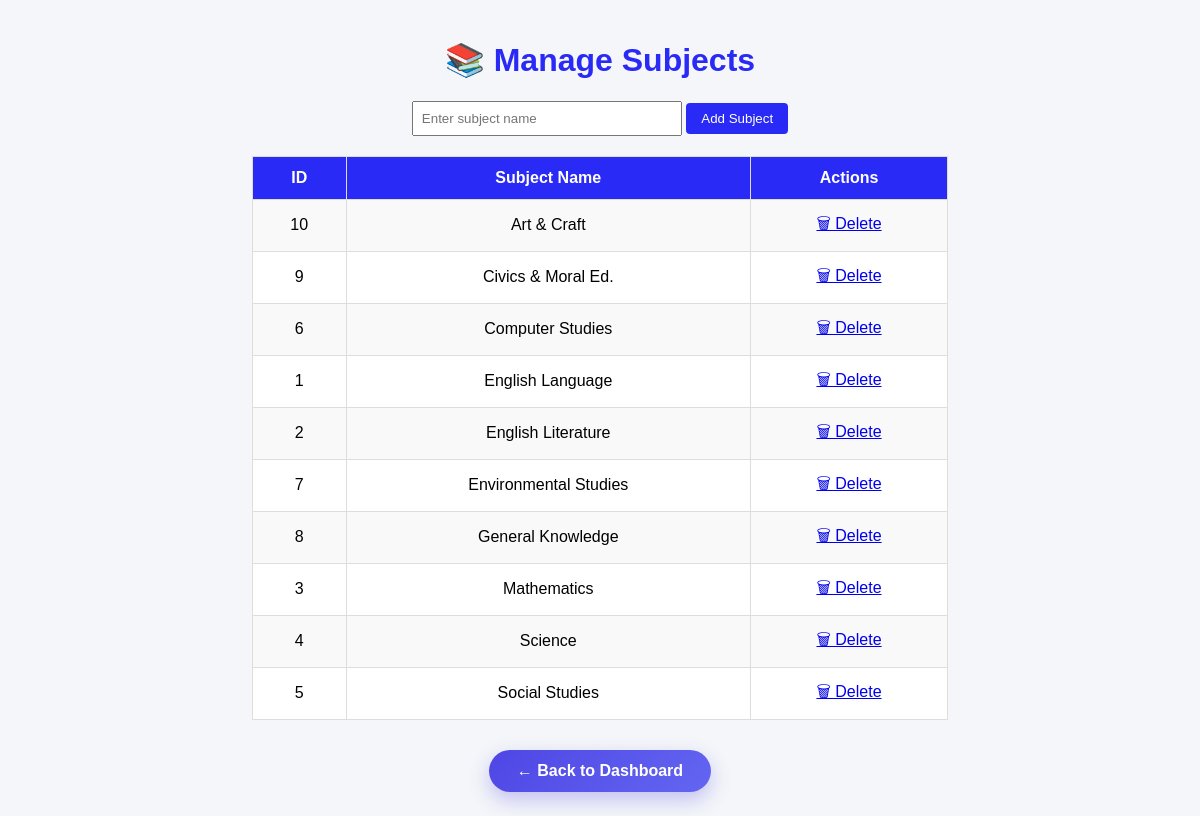
/admin/manage_subjects.php (signed in), run on the app's committed database.
### tables this page shows
CREATE TABLE IF NOT EXISTS subjects (
  subject_id INT AUTO_INCREMENT PRIMARY KEY,
  name VARCHAR(100) NOT NULL UNIQUE
);

### admin/manage_subjects.php (the view, shortened to what this page needs)
<?php
include "../db.php";
$subjects = $pdo->query("SELECT * FROM subjects ORDER BY name ASC")->fetchAll();
?>
<!DOCTYPE html>
<html lang="en">
<head>
</head>
<body>
  <h1>📚 Manage Subjects</h1>
  <form method="POST">
    <input type="text" name="name" placeholder="Enter subject name" required>
    <button type="submit" name="add">Add Subject</button>
  </form>
  <table>
    <tr>
      <th>ID</th>
      <th>Subject Name</th>
      <th>Actions</th>
    </tr>
    <?php foreach($subjects as $s): ?>
    <tr>
      <td><?php echo $s['subject_id']; ?></td>
      <td><?php echo htmlspecialchars($s['name']); ?></td>
      <td>
        <a href="?delete=<?php echo $s['subject_id']; ?>" onclick="return confirm('Delete this subject?');">🗑 Delete</a>
      </td>
    </tr>
    <?php endforeach; ?>
  </table>
  <div class="back-container">
  <a href="../dashboard.php" class="back-btn">
    ← Back to Dashboard
  </a>
</div>
</body>
</html>

### admin/manage_subjects.php (style rules this page uses)
body { font-family: Arial, sans-serif; background: #f4f6f9; margin: 0; padding: 20px; }
h1 { text-align: center; color: #2a2af7; }
table { width: 60%; margin: 20px auto; border-collapse: collapse; background: #fff; }
th, td { padding: 12px; border: 1px solid #ddd; text-align: center; }
th { background: #2a2af7; color: #fff; }
tr:nth-child(even) { background: #f9f9f9; }
form { text-align: center; margin-bottom: 20px; }
input[type="text"] { padding: 8px; width: 250px; }
button { padding: 8px 15px; background: #2a2af7; color: white; border: none; border-radius: 4px; }
.back-container { margin-top: 30px; text-align: center; }
.back-btn { display: inline-block; padding: 12px 28px; background: linear-gradient(135deg, #4f46e5, #6366f1); color: #fff; text-decoration: none; font-weight: 600; border-radius: 30px; box-shadow: 0 8px 20px rgba(79, 70, 229, 0.3); transition: all 0.3s ease; position: relative; overflow: hidden; }
.back-btn::after { content: ""; position: absolute; top: 0; left: -100%; width: 100%; height: 100%; background: rgba(255, 255, 255, 0.2); transition: left 0.4s ease; }

### data on the page
subjects: subject_id "10", name "Art & Craft"
subjects: subject_id "9", name "Civics & Moral Ed."
subjects: subject_id "6", name "Computer Studies"
subjects: subject_id "1", name "English Language"
subjects: subject_id "2", name "English Literature"
subjects: subject_id "7", name "Environmental Studies"
subjects: subject_id "8", name "General Knowledge"
subjects: subject_id "3", name "Mathematics"
subjects: subject_id "4", name "Science"
subjects: subject_id "5", name "Social Studies"
